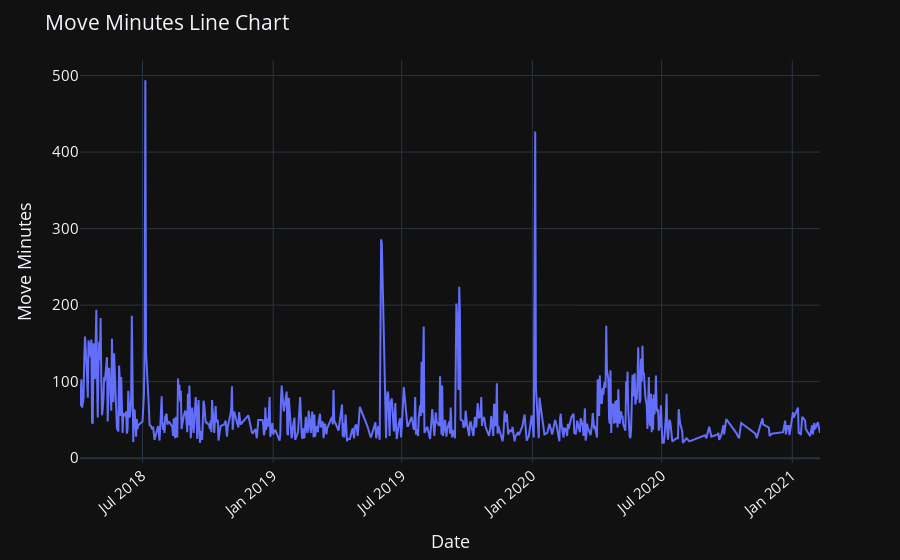

Notebook cell for this chart:
### Code cell
fig = px.line(df["Move Minutes count"])

fig.update_layout(
    title = "Move Minutes Line Chart",
    yaxis_title='Move Minutes',
    xaxis_tickangle=-40,
    font=dict(size=15),
    showlegend=False
)

fig.layout.template = 'plotly_dark'


fig.show();

### Figure 1 — Plotly figure (JSON) as saved in the notebook; plotly's stock layout.template omitted (floating-point values rounded to 4 significant figures; data arrays with more than 128 entries replaced by an {"elided": "..."} marker saying what was removed)
{"data": [{"hovertemplate": "variable=Move Minutes count<br>Date=%{x}<br>value=%{y}<extra></extra>", "legendgroup": "Move Minutes count", "line": {"color": "#636efa", "dash": "solid"}, "mode": "lines", "name": "Move Minutes count", "orientation": "v", "showlegend": true, "type": "scatter", "x": {"elided": "621 str values"}, "xaxis": "x", "y": {"elided": "621 int values"}, "yaxis": "y"}], "layout": {"font": {"size": 15}, "legend": {"title": {"text": "variable"}, "tracegroupgap": 0}, "margin": {"t": 60}, "showlegend": false, "title": {"text": "Move Minutes Line Chart"}, "xaxis": {"anchor": "y", "domain": [0, 1], "tickangle": -40, "title": {"text": "Date"}}, "yaxis": {"anchor": "x", "domain": [0, 1], "title": {"text": "Move Minutes"}}}}
